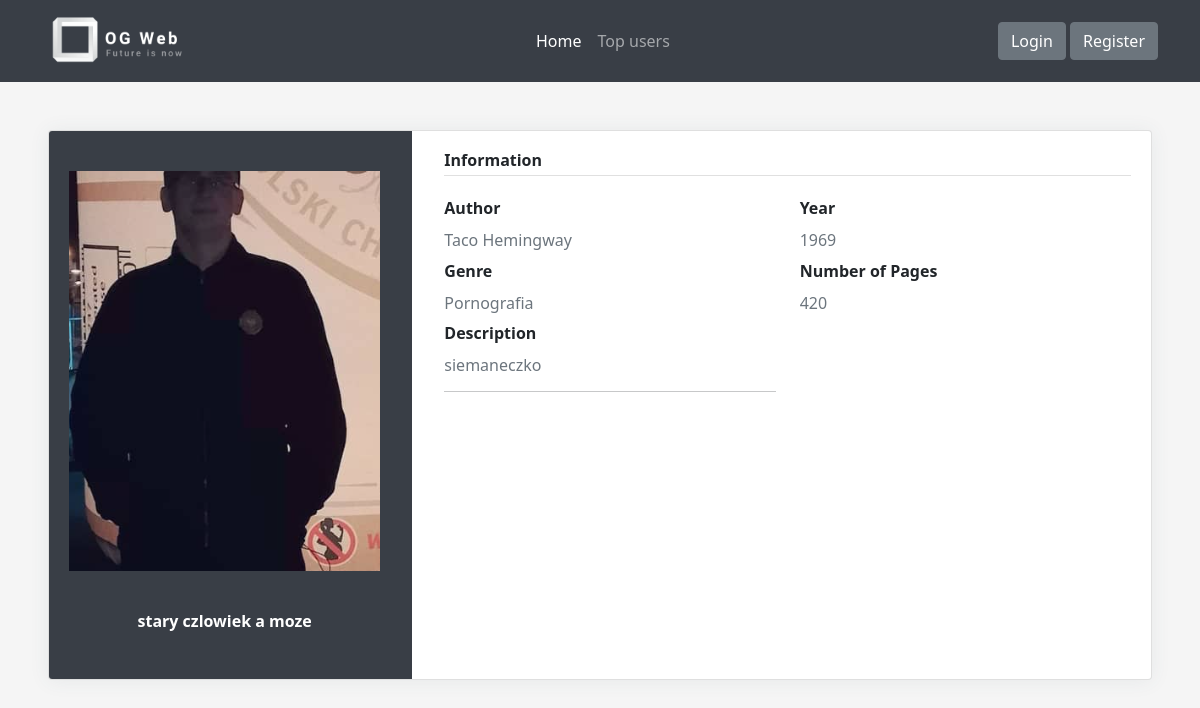
The page /book/2 on the database its author committed.
### app.py (models this page shows)
class Book(db.Model):
    id = db.Column(db.Integer, primary_key=True, autoincrement=True)
    title = db.Column(db.String(50), unique=True, nullable=False)
    author = db.Column(db.String(50), nullable=False)
    year = db.Column(db.Integer, nullable=False)
    genre = db.Column(db.String(50), nullable=False)
    num_pages = db.Column(db.Integer, nullable=False)
    description = db.Column(db.String(500), nullable=False)
    image = db.Column(db.String(50), nullable=False, default='default.jpg')

### app.py (the view)
@app.route('/book/<int:id>', methods = ['POST', 'GET'])
def book(id):
    book = Book.query.get(id)
    return render_template('book.html', book = book)

### templates/book.html (shortened to what this page needs)
<!DOCTYPE html>
<html lang="en">
<head>
    <link rel="stylesheet" href="{{ url_for('static', filename='style/dashboard.css') }}">
    <link href="https://cdn.jsdelivr.net/npm/bootstrap@5.0.2/dist/css/bootstrap.min.css" rel="stylesheet"
>
</head>
<body style="background-color: #f5f5f5">
  <nav class="navbar navbar-expand-lg navbar-dark" style="background-color: #393e46">
    <div class="container">
      <a class="navbar-brand" href="{{ url_for('home') }}"><img
          src="{{  url_for('static', filename='img/logo_transparent.png') }}" alt="Logo" class="img-fluid" width="150px"
          height="100px" /></a>
      <div class="collapse navbar-collapse" id="navbarNavDropdown">
        <ul class="navbar-nav mx-auto">
          <li class="nav-item">
            <a class="nav-link active" href="{{ url_for('home') }}">Home</a>
          </li>
          <li class="nav-item">
            <a class="nav-link" href="{{ url_for('top_user_login') }}">Top users</a>
          </li>
        </ul>
        {% if current_user.is_authenticated %}
        <ul class="navbar-nav">
          <li class="nav-item dropdown">
            <a class="nav-link dropdown-toggle" href="#" id="navbarDropdownMenuLink" role="button"
              data-bs-toggle="dropdown" aria-expanded="false">
              {{ current_user.username }}
            </a>
            <ul class="dropdown-menu" aria-labelledby="navbarDropdownMenuLink">
              <li><a class="dropdown-item" href="{{url_for('dashboard')}}">Profile</a></li>
              <li><a class="dropdown-item" href="/edit_user/{{ current_user.id }}">Edit profile</a></li>
              <li><a class="dropdown-item" href="{{ url_for('logout') }}">Logout</a></li>
            </ul>
          </li>
        </ul>
        {% else %}
        <div class="d-flex">
          <a class="btn btn-secondary" href="{{url_for('login')}}">Login</a> &nbsp;
          <a class="btn btn-secondary" href="{{url_for('register')}}">Register</a>
        </div>
        {% endif %}
      </div>
    </div>
  </nav>
    <div class="page-content page-container" id="page-content">
        <div class="padding">
                    <div class="card user-card-full">
                        <div class="row m-l-0 m-r-0">
                            <div class="col-sm-4 user-profile" style="background-color: #393e46">
                                <div class="card-block text-center text-white">
                                    <div class="m-b-25">
                                        <img class="zdjecie" src="{{ url_for('static', filename='bookimg/' ~ book.image) }}" alt="{{ book.title }}" class="card-img-top">
                                    </div>
                                    <h6 class="f-w-600">{{ book.title }}</h6>
                                </div>
                            </div>
                            <div class="col-sm-8">
                                <div class="card-block">
                                    <h6 class="m-b-20 p-b-5 b-b-default f-w-600">Information</h6>
                                    <div class="row">
                                        <div class="col-sm-6">
                                            <p class="m-b-10 f-w-600">Author</p>
                                            <h6 class="text-muted f-w-400">{{book.author}}</h6>
                                        </div><div class="col-sm-6">
                                            <p class="m-b-10 f-w-600">Year</p>
                                            <h6 class="text-muted f-w-400">{{book.year}}</h6>
                                        </div>
                                        <div class="col-sm-6">
                                            <p class="m-b-10 f-w-600">Genre</p>
                                            <h6 class="text-muted f-w-400">{{book.genre}}</h6>
                                        </div>
                                        <div class="col-sm-6">
                                            <p class="m-b-10 f-w-600">Number of Pages</p>
                                            <h6 class="text-muted f-w-400">{{book.num_pages}}</h6>
                                        </div>
                                        <div class="col-sm-6">
                                            <p class="m-b-10 f-w-600">Description</p>
                                            <h6 class="text-muted f-w-400">{{book.description}}</h6>
                                        <hr>
                                    </div>
                                </div>
                            </div>
                        </div>
                    </div>
        </div>
    </div>
</body>
</html>

### static/style/dashboard.css (style rules this page uses)
body { background-color: #f9f9fa }
.padding { padding: 3rem !important }
.user-card-full { overflow: hidden; }
.card { border-radius: 5px; -webkit-box-shadow: 0 1px 20px 0 rgba(69,90,100,0.08); box-shadow: 0 1px 20px 0 rgba(69,90,100,0.08); border: none; margin-bottom: 30px; }
.m-r-0 { margin-right: 0px; }
.m-l-0 { margin-left: 0px; }
.user-card-full .user-profile { border-radius: 5px 0 0 5px; }
.user-profile { padding: 20px 0; }
.card-block { padding: 1.25rem; }
.m-b-25 { margin-bottom: 25px; }
h6 { font-size: 14px; }
.card .card-block p { line-height: 25px; }
.b-b-default { border-bottom: 1px solid #e0e0e0; }
.m-b-20 { margin-bottom: 20px; }
.p-b-5 { padding-bottom: 5px !important; }
.m-b-10 { margin-bottom: 10px; }
.text-muted { color: #919aa3 !important; }
.f-w-600 { font-weight: 600; }

### templates/book.html (style rules this page uses)
.zdjecie { object-fit: none; object-position: center; width: 100%; height: 400px; margin-bottom: 1rem; }

### rows shown on the page
Book: image (picture), title "stary czlowiek a moze", author "Taco Hemingway", year "1969", genre "Pornografia", num_pages "420", description "siemaneczko"
